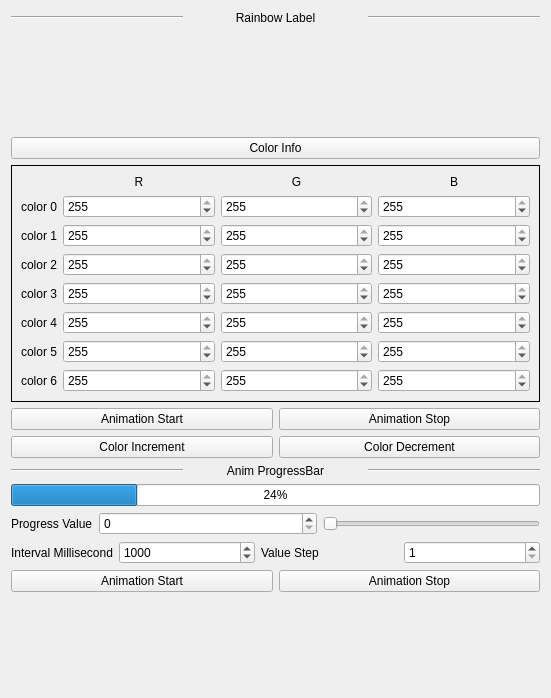
<?xml version="1.0" encoding="UTF-8"?>
<ui version="4.0">
 <class>Form</class>
 <widget class="QWidget" name="Form">
  <property name="geometry">
   <rect>
    <x>0</x>
    <y>0</y>
    <width>551</width>
    <height>698</height>
   </rect>
  </property>
  <property name="windowTitle">
   <string>Anim Example</string>
  </property>
  <layout class="QVBoxLayout" name="verticalLayout">
   <item>
    <layout class="QHBoxLayout" name="horizontalLayout_2">
     <item>
      <widget class="Line" name="line">
       <property name="orientation">
        <enum>Qt::Horizontal</enum>
       </property>
      </widget>
     </item>
     <item>
      <widget class="QLabel" name="label">
       <property name="text">
        <string>Rainbow Label</string>
       </property>
       <property name="alignment">
        <set>Qt::AlignCenter</set>
       </property>
      </widget>
     </item>
     <item>
      <widget class="Line" name="line_3">
       <property name="orientation">
        <enum>Qt::Horizontal</enum>
       </property>
      </widget>
     </item>
    </layout>
   </item>
   <item>
    <widget class="QLabel" name="Rainbow_Label">
     <property name="minimumSize">
      <size>
       <width>0</width>
       <height>100</height>
      </size>
     </property>
     <property name="styleSheet">
      <string notr="true">background: qlineargradient(spread: pad,
                x1: 0,
                y1: 0,
                x2: 1,
                y2: 0,
                stop: 0.000 rgba(255, 0, 0, 255),
                stop: 0.166 rgba(255, 255, 0, 255),
                stop: 0.333 rgba(0, 255, 0, 255),
                stop: 0.500 rgba(0, 255, 255, 255),
                stop: 0.666 rgba(0, 0, 255, 255),
                stop: 0.833 rgba(255, 0, 255, 255),
                stop: 1.000 rgba(255, 0, 0, 255)
            );</string>
     </property>
     <property name="text">
      <string/>
     </property>
    </widget>
   </item>
   <item>
    <widget class="QPushButton" name="ColorInfo_BTN">
     <property name="text">
      <string>Color Info</string>
     </property>
    </widget>
   </item>
   <item>
    <widget class="QFrame" name="Color_Frame">
     <property name="frameShape">
      <enum>QFrame::Box</enum>
     </property>
     <layout class="QGridLayout" name="gridLayout_3">
      <item row="0" column="3">
       <widget class="QLabel" name="label_7">
        <property name="text">
         <string>B</string>
        </property>
        <property name="alignment">
         <set>Qt::AlignCenter</set>
        </property>
       </widget>
      </item>
      <item row="0" column="2">
       <widget class="QLabel" name="label_8">
        <property name="text">
         <string>G</string>
        </property>
        <property name="alignment">
         <set>Qt::AlignCenter</set>
        </property>
       </widget>
      </item>
      <item row="4" column="0">
       <widget class="QLabel" name="label_9">
        <property name="text">
         <string>color 3</string>
        </property>
       </widget>
      </item>
      <item row="6" column="1">
       <widget class="QSpinBox" name="C5R_SB">
        <property name="sizePolicy">
         <sizepolicy hsizetype="Expanding" vsizetype="Fixed">
          <horstretch>0</horstretch>
          <verstretch>0</verstretch>
         </sizepolicy>
        </property>
        <property name="maximum">
         <number>255</number>
        </property>
        <property name="value">
         <number>255</number>
        </property>
       </widget>
      </item>
      <item row="3" column="0">
       <widget class="QLabel" name="label_10">
        <property name="text">
         <string>color 2</string>
        </property>
       </widget>
      </item>
      <item row="6" column="2">
       <widget class="QSpinBox" name="C5G_SB">
        <property name="sizePolicy">
         <sizepolicy hsizetype="Expanding" vsizetype="Fixed">
          <horstretch>0</horstretch>
          <verstretch>0</verstretch>
         </sizepolicy>
        </property>
        <property name="maximum">
         <number>255</number>
        </property>
        <property name="value">
         <number>255</number>
        </property>
       </widget>
      </item>
      <item row="6" column="3">
       <widget class="QSpinBox" name="C5B_SB">
        <property name="sizePolicy">
         <sizepolicy hsizetype="Expanding" vsizetype="Fixed">
          <horstretch>0</horstretch>
          <verstretch>0</verstretch>
         </sizepolicy>
        </property>
        <property name="maximum">
         <number>255</number>
        </property>
        <property name="value">
         <number>255</number>
        </property>
       </widget>
      </item>
      <item row="5" column="0">
       <widget class="QLabel" name="label_11">
        <property name="text">
         <string>color 4</string>
        </property>
       </widget>
      </item>
      <item row="5" column="1">
       <widget class="QSpinBox" name="C4R_SB">
        <property name="sizePolicy">
         <sizepolicy hsizetype="Expanding" vsizetype="Fixed">
          <horstretch>0</horstretch>
          <verstretch>0</verstretch>
         </sizepolicy>
        </property>
        <property name="maximum">
         <number>255</number>
        </property>
        <property name="value">
         <number>255</number>
        </property>
       </widget>
      </item>
      <item row="1" column="2">
       <widget class="QSpinBox" name="C0G_SB">
        <property name="sizePolicy">
         <sizepolicy hsizetype="Expanding" vsizetype="Fixed">
          <horstretch>0</horstretch>
          <verstretch>0</verstretch>
         </sizepolicy>
        </property>
        <property name="maximum">
         <number>255</number>
        </property>
        <property name="value">
         <number>255</number>
        </property>
       </widget>
      </item>
      <item row="1" column="3">
       <widget class="QSpinBox" name="C0B_SB">
        <property name="sizePolicy">
         <sizepolicy hsizetype="Expanding" vsizetype="Fixed">
          <horstretch>0</horstretch>
          <verstretch>0</verstretch>
         </sizepolicy>
        </property>
        <property name="maximum">
         <number>255</number>
        </property>
        <property name="value">
         <number>255</number>
        </property>
       </widget>
      </item>
      <item row="1" column="0">
       <widget class="QLabel" name="label_12">
        <property name="text">
         <string>color 0</string>
        </property>
       </widget>
      </item>
      <item row="3" column="2">
       <widget class="QSpinBox" name="C2G_SB">
        <property name="sizePolicy">
         <sizepolicy hsizetype="Expanding" vsizetype="Fixed">
          <horstretch>0</horstretch>
          <verstretch>0</verstretch>
         </sizepolicy>
        </property>
        <property name="maximum">
         <number>255</number>
        </property>
        <property name="value">
         <number>255</number>
        </property>
       </widget>
      </item>
      <item row="4" column="1">
       <widget class="QSpinBox" name="C3R_SB">
        <property name="sizePolicy">
         <sizepolicy hsizetype="Expanding" vsizetype="Fixed">
          <horstretch>0</horstretch>
          <verstretch>0</verstretch>
         </sizepolicy>
        </property>
        <property name="maximum">
         <number>255</number>
        </property>
        <property name="value">
         <number>255</number>
        </property>
       </widget>
      </item>
      <item row="3" column="3">
       <widget class="QSpinBox" name="C2B_SB">
        <property name="sizePolicy">
         <sizepolicy hsizetype="Expanding" vsizetype="Fixed">
          <horstretch>0</horstretch>
          <verstretch>0</verstretch>
         </sizepolicy>
        </property>
        <property name="maximum">
         <number>255</number>
        </property>
        <property name="value">
         <number>255</number>
        </property>
       </widget>
      </item>
      <item row="5" column="2">
       <widget class="QSpinBox" name="C4G_SB">
        <property name="sizePolicy">
         <sizepolicy hsizetype="Expanding" vsizetype="Fixed">
          <horstretch>0</horstretch>
          <verstretch>0</verstretch>
         </sizepolicy>
        </property>
        <property name="maximum">
         <number>255</number>
        </property>
        <property name="value">
         <number>255</number>
        </property>
       </widget>
      </item>
      <item row="3" column="1">
       <widget class="QSpinBox" name="C2R_SB">
        <property name="sizePolicy">
         <sizepolicy hsizetype="Expanding" vsizetype="Fixed">
          <horstretch>0</horstretch>
          <verstretch>0</verstretch>
         </sizepolicy>
        </property>
        <property name="maximum">
         <number>255</number>
        </property>
        <property name="value">
         <number>255</number>
        </property>
       </widget>
      </item>
      <item row="5" column="3">
       <widget class="QSpinBox" name="C4B_SB">
        <property name="sizePolicy">
         <sizepolicy hsizetype="Expanding" vsizetype="Fixed">
          <horstretch>0</horstretch>
          <verstretch>0</verstretch>
         </sizepolicy>
        </property>
        <property name="maximum">
         <number>255</number>
        </property>
        <property name="value">
         <number>255</number>
        </property>
       </widget>
      </item>
      <item row="6" column="0">
       <widget class="QLabel" name="label_13">
        <property name="text">
         <string>color 5</string>
        </property>
       </widget>
      </item>
      <item row="2" column="0">
       <widget class="QLabel" name="label_14">
        <property name="text">
         <string>color 1</string>
        </property>
       </widget>
      </item>
      <item row="2" column="1">
       <widget class="QSpinBox" name="C1R_SB">
        <property name="sizePolicy">
         <sizepolicy hsizetype="Expanding" vsizetype="Fixed">
          <horstretch>0</horstretch>
          <verstretch>0</verstretch>
         </sizepolicy>
        </property>
        <property name="maximum">
         <number>255</number>
        </property>
        <property name="value">
         <number>255</number>
        </property>
       </widget>
      </item>
      <item row="2" column="3">
       <widget class="QSpinBox" name="C1B_SB">
        <property name="sizePolicy">
         <sizepolicy hsizetype="Expanding" vsizetype="Fixed">
          <horstretch>0</horstretch>
          <verstretch>0</verstretch>
         </sizepolicy>
        </property>
        <property name="maximum">
         <number>255</number>
        </property>
        <property name="value">
         <number>255</number>
        </property>
       </widget>
      </item>
      <item row="2" column="2">
       <widget class="QSpinBox" name="C1G_SB">
        <property name="sizePolicy">
         <sizepolicy hsizetype="Expanding" vsizetype="Fixed">
          <horstretch>0</horstretch>
          <verstretch>0</verstretch>
         </sizepolicy>
        </property>
        <property name="maximum">
         <number>255</number>
        </property>
        <property name="value">
         <number>255</number>
        </property>
       </widget>
      </item>
      <item row="4" column="2">
       <widget class="QSpinBox" name="C3G_SB">
        <property name="sizePolicy">
         <sizepolicy hsizetype="Expanding" vsizetype="Fixed">
          <horstretch>0</horstretch>
          <verstretch>0</verstretch>
         </sizepolicy>
        </property>
        <property name="maximum">
         <number>255</number>
        </property>
        <property name="value">
         <number>255</number>
        </property>
       </widget>
      </item>
      <item row="4" column="3">
       <widget class="QSpinBox" name="C3B_SB">
        <property name="sizePolicy">
         <sizepolicy hsizetype="Expanding" vsizetype="Fixed">
          <horstretch>0</horstretch>
          <verstretch>0</verstretch>
         </sizepolicy>
        </property>
        <property name="maximum">
         <number>255</number>
        </property>
        <property name="value">
         <number>255</number>
        </property>
       </widget>
      </item>
      <item row="1" column="1">
       <widget class="QSpinBox" name="C0R_SB">
        <property name="sizePolicy">
         <sizepolicy hsizetype="Expanding" vsizetype="Fixed">
          <horstretch>0</horstretch>
          <verstretch>0</verstretch>
         </sizepolicy>
        </property>
        <property name="maximum">
         <number>255</number>
        </property>
        <property name="value">
         <number>255</number>
        </property>
       </widget>
      </item>
      <item row="0" column="1">
       <widget class="QLabel" name="label_15">
        <property name="text">
         <string>R</string>
        </property>
        <property name="alignment">
         <set>Qt::AlignCenter</set>
        </property>
       </widget>
      </item>
      <item row="7" column="3">
       <widget class="QSpinBox" name="C6B_SB">
        <property name="sizePolicy">
         <sizepolicy hsizetype="Expanding" vsizetype="Fixed">
          <horstretch>0</horstretch>
          <verstretch>0</verstretch>
         </sizepolicy>
        </property>
        <property name="maximum">
         <number>255</number>
        </property>
        <property name="value">
         <number>255</number>
        </property>
       </widget>
      </item>
      <item row="7" column="2">
       <widget class="QSpinBox" name="C6G_SB">
        <property name="sizePolicy">
         <sizepolicy hsizetype="Expanding" vsizetype="Fixed">
          <horstretch>0</horstretch>
          <verstretch>0</verstretch>
         </sizepolicy>
        </property>
        <property name="maximum">
         <number>255</number>
        </property>
        <property name="value">
         <number>255</number>
        </property>
       </widget>
      </item>
      <item row="7" column="1">
       <widget class="QSpinBox" name="C6R_SB">
        <property name="sizePolicy">
         <sizepolicy hsizetype="Expanding" vsizetype="Fixed">
          <horstretch>0</horstretch>
          <verstretch>0</verstretch>
         </sizepolicy>
        </property>
        <property name="maximum">
         <number>255</number>
        </property>
        <property name="value">
         <number>255</number>
        </property>
       </widget>
      </item>
      <item row="7" column="0">
       <widget class="QLabel" name="label_16">
        <property name="text">
         <string>color 6</string>
        </property>
       </widget>
      </item>
     </layout>
    </widget>
   </item>
   <item>
    <layout class="QGridLayout" name="gridLayout">
     <item row="0" column="1">
      <widget class="QPushButton" name="AnimStop_BTN">
       <property name="text">
        <string>Animation Stop</string>
       </property>
      </widget>
     </item>
     <item row="0" column="0">
      <widget class="QPushButton" name="AnimStart_BTN">
       <property name="text">
        <string>Animation Start</string>
       </property>
      </widget>
     </item>
     <item row="1" column="0">
      <widget class="QPushButton" name="ColorIncrement_BTN">
       <property name="text">
        <string>Color Increment</string>
       </property>
      </widget>
     </item>
     <item row="1" column="1">
      <widget class="QPushButton" name="ColorDecrement_BTN">
       <property name="text">
        <string>Color Decrement</string>
       </property>
      </widget>
     </item>
    </layout>
   </item>
   <item>
    <layout class="QHBoxLayout" name="horizontalLayout_3">
     <item>
      <widget class="Line" name="line_2">
       <property name="orientation">
        <enum>Qt::Horizontal</enum>
       </property>
      </widget>
     </item>
     <item>
      <widget class="QLabel" name="label_3">
       <property name="text">
        <string>Anim ProgressBar</string>
       </property>
       <property name="alignment">
        <set>Qt::AlignCenter</set>
       </property>
      </widget>
     </item>
     <item>
      <widget class="Line" name="line_4">
       <property name="orientation">
        <enum>Qt::Horizontal</enum>
       </property>
      </widget>
     </item>
    </layout>
   </item>
   <item>
    <widget class="QProgressBar" name="ProgressBar">
     <property name="maximum">
      <number>100</number>
     </property>
     <property name="value">
      <number>24</number>
     </property>
     <property name="alignment">
      <set>Qt::AlignCenter</set>
     </property>
     <property name="orientation">
      <enum>Qt::Horizontal</enum>
     </property>
     <property name="invertedAppearance">
      <bool>false</bool>
     </property>
     <property name="format">
      <string>%p%</string>
     </property>
    </widget>
   </item>
   <item>
    <layout class="QHBoxLayout" name="horizontalLayout">
     <item>
      <widget class="QLabel" name="label_2">
       <property name="text">
        <string>Progress Value</string>
       </property>
      </widget>
     </item>
     <item>
      <widget class="QSpinBox" name="Progress_SB">
       <property name="sizePolicy">
        <sizepolicy hsizetype="Expanding" vsizetype="Fixed">
         <horstretch>0</horstretch>
         <verstretch>0</verstretch>
        </sizepolicy>
       </property>
       <property name="maximum">
        <number>100</number>
       </property>
      </widget>
     </item>
     <item>
      <widget class="QSlider" name="Progress_Slider">
       <property name="maximum">
        <number>100</number>
       </property>
       <property name="orientation">
        <enum>Qt::Horizontal</enum>
       </property>
      </widget>
     </item>
    </layout>
   </item>
   <item>
    <layout class="QHBoxLayout" name="horizontalLayout_5">
     <item>
      <widget class="QLabel" name="label_5">
       <property name="text">
        <string>Interval Millisecond</string>
       </property>
      </widget>
     </item>
     <item>
      <widget class="QSpinBox" name="Time_SB">
       <property name="sizePolicy">
        <sizepolicy hsizetype="Expanding" vsizetype="Fixed">
         <horstretch>0</horstretch>
         <verstretch>0</verstretch>
        </sizepolicy>
       </property>
       <property name="maximum">
        <number>999999</number>
       </property>
       <property name="value">
        <number>1000</number>
       </property>
      </widget>
     </item>
     <item>
      <widget class="QLabel" name="label_6">
       <property name="sizePolicy">
        <sizepolicy hsizetype="Expanding" vsizetype="Preferred">
         <horstretch>0</horstretch>
         <verstretch>0</verstretch>
        </sizepolicy>
       </property>
       <property name="text">
        <string>Value Step</string>
       </property>
      </widget>
     </item>
     <item>
      <widget class="QSpinBox" name="Step_SB">
       <property name="sizePolicy">
        <sizepolicy hsizetype="Expanding" vsizetype="Fixed">
         <horstretch>0</horstretch>
         <verstretch>0</verstretch>
        </sizepolicy>
       </property>
       <property name="minimum">
        <number>1</number>
       </property>
       <property name="maximum">
        <number>50</number>
       </property>
       <property name="value">
        <number>1</number>
       </property>
      </widget>
     </item>
    </layout>
   </item>
   <item>
    <layout class="QGridLayout" name="gridLayout_2">
     <item row="1" column="1">
      <widget class="QPushButton" name="ProgressStop_BTN">
       <property name="text">
        <string>Animation Stop</string>
       </property>
      </widget>
     </item>
     <item row="1" column="0">
      <widget class="QPushButton" name="ProgressStart_BTN">
       <property name="text">
        <string>Animation Start</string>
       </property>
      </widget>
     </item>
    </layout>
   </item>
   <item>
    <spacer name="verticalSpacer">
     <property name="orientation">
      <enum>Qt::Vertical</enum>
     </property>
     <property name="sizeHint" stdset="0">
      <size>
       <width>20</width>
       <height>95</height>
      </size>
     </property>
    </spacer>
   </item>
  </layout>
 </widget>
 <resources/>
 <connections/>
</ui>
